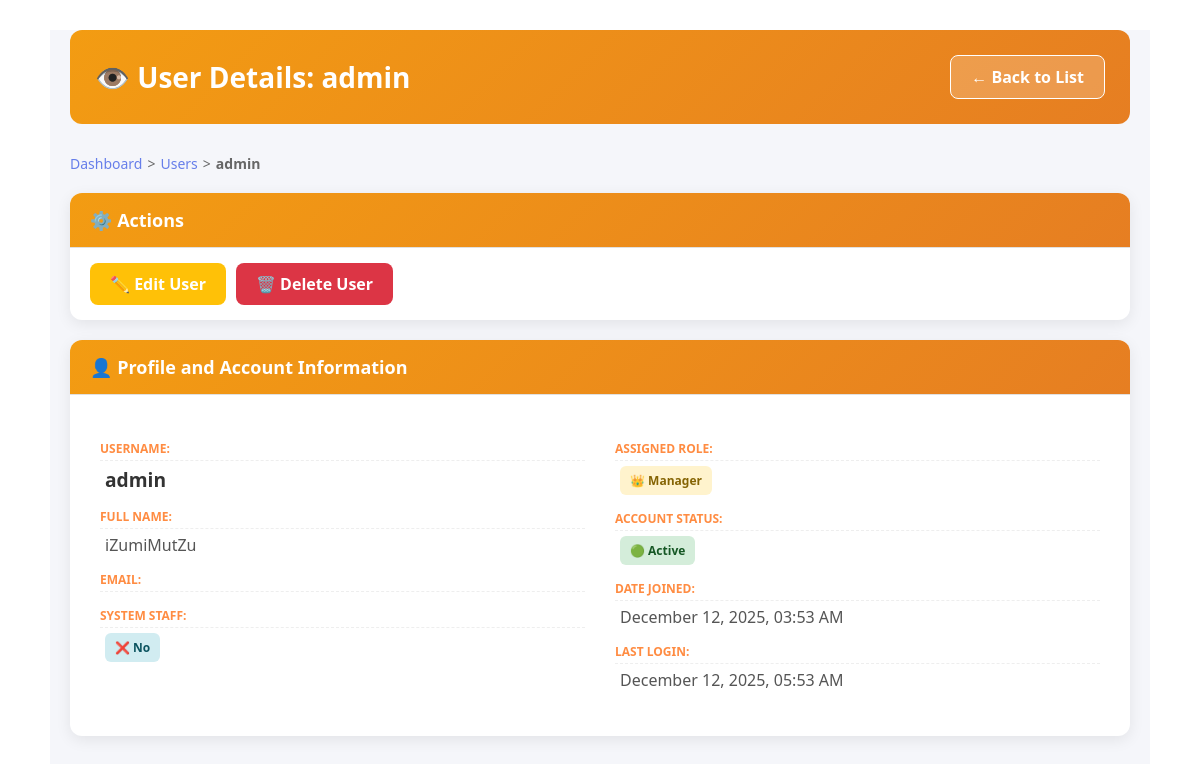
The app's page /users/4/ (signed in), older data.
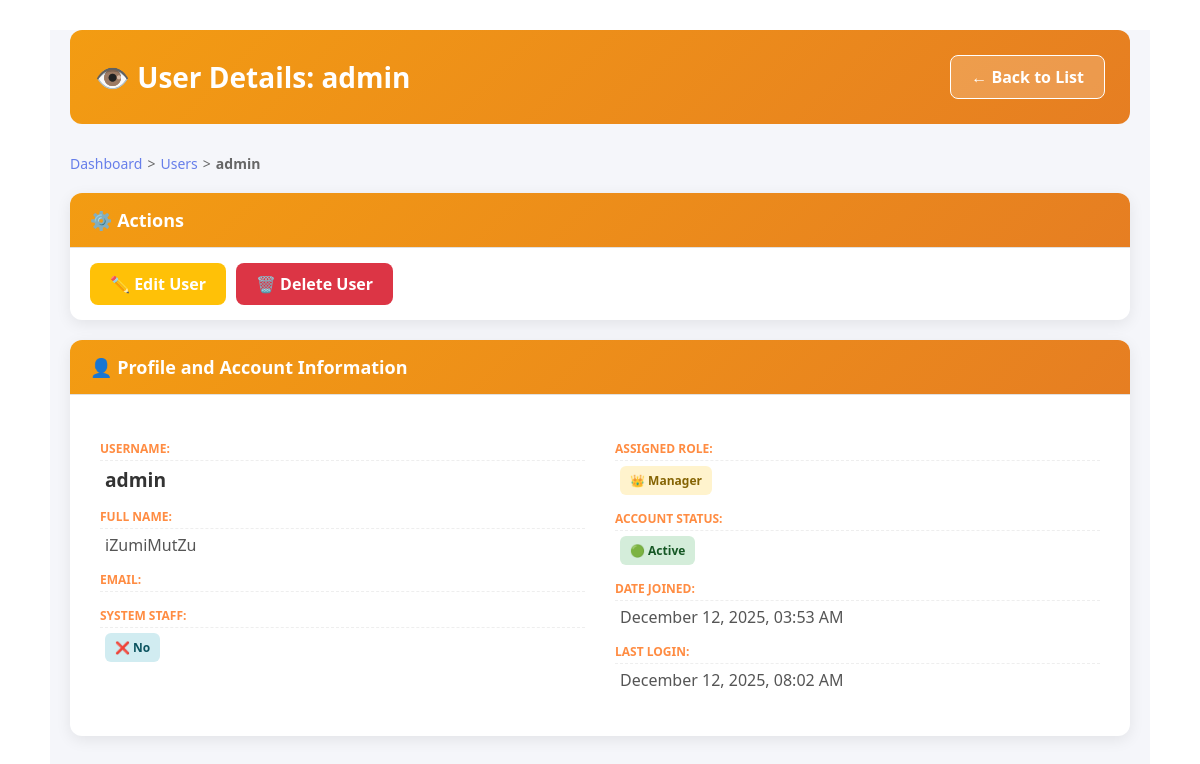
The same page, newer data.
### POS/models.py (models this page shows, shortened)
class CustomUser(AbstractUser):
    phone = models.CharField(max_length=15, blank=True)
    address = models.TextField(blank=True)
    is_cashier = models.BooleanField(default=False)
    is_manager = models.BooleanField(default=False)
    groups = models.ManyToManyField(
        Group,
        verbose_name=('groups'),
        blank=True,
        help_text=(
            'The groups this user belongs to. A user will get all permissions '
            'granted to each of their groups.'
        ),
        related_name="customuser_groups", # <--- UNIQUE RELATED_NAME 1
        related_query_name="customuser",
    )
    user_permissions = models.ManyToManyField(
        Permission,
        verbose_name=('user permissions'),
        blank=True,
        help_text=('Specific permissions for this user.'),
        related_name="customuser_permissions", # <--- UNIQUE RELATED_NAME 2
        related_query_name="customuser",
    )

### POS/views.py (the view)
# urls.py: path('users/<int:user_id>/', views.user_view, name='user_view'),
@login_required(login_url='login')
def user_view(request, user_id):
    if not (request.user.is_staff or request.user.is_manager):
        messages.error(request, 'You do not have permission to view user details.')
        return redirect('dashboard')
    user = get_object_or_404(CustomUser, id=user_id)
    context = {'user': user}
    return render(request, 'POS/user_view.html', context)

### POS/templates/POS/user_view.html (shortened to what the changed rows need)
{% extends 'base.html' %}
{% block content %}
<div style="background: linear-gradient(135deg, #ffffff 0%, #ffffff 100%); min-height: 100vh; padding: 30px 0;">
<div class="pos-container-modern">
    <div style="display: flex; justify-content: space-between; align-items: center; margin-bottom: 30px; background: linear-gradient(135deg, #f39c12 0%, #e67e22 100%); padding: 25px; border-radius: 12px;">
        <h1 style="margin: 0; color: white; font-size: 28px;">👁️ User Details: {{ user.username }}</h1>
        <a href="{% url 'user_list' %}" class="btn-cancel-modern-header">← Back to List</a>
    </div>
    <div class="breadcrumb" style="margin-bottom: 20px; font-size: 14px; color: #666;">
        <a href="{% url 'dashboard' %}" style="color: #667eea; text-decoration: none;">Dashboard</a>
        <span style="margin: 0 5px;">></span>
        <a href="{% url 'user_list' %}" style="color: #667eea; text-decoration: none;">Users</a>
        <span style="margin: 0 5px;">></span>
        <span style="font-weight: 600;">{{ user.username }}</span>
    </div>
    <div class="form-card" style="margin-bottom: 20px;">
        <div class="card-header" style="background: linear-gradient(135deg, #f39c12 0%, #e67e22 100%);">
            <h2 style="margin: 0; display: flex; align-items: center; gap: 10px;">⚙️ Actions</h2>
        </div>
    </div>
    <div class="form-card">
        <div class="card-header" style="background: linear-gradient(135deg, #f39c12 0%, #e67e22 100%);">
            <h2 style="margin: 0; display: flex; align-items: center; gap: 10px;">👤 Profile and Account Information</h2>
        </div>
        <div class="card-body" style="padding: 30px;">
            <div style="display: grid; grid-template-columns: 1fr 1fr; gap: 30px;">
                <div>
                    <p class="detail-label">Username:</p>
                    <p class="detail-value" style="font-weight: 700; color: #333; font-size: 1.2em;">{{ user.username }}</p>
                    <p class="detail-label">Full Name:</p>
                    <p class="detail-value">{{ user.first_name }} {{ user.last_name }}</p>
                    <p class="detail-label">Email:</p>
                    <p class="detail-label">System Staff:</p>
                    <p class="detail-value">
                        {% if user.is_staff %}
                            <span class="badge badge-cashier-modern">✅ Yes</span>
                        {% else %}
                            <span class="badge badge-user-modern">❌ No</span>
                        {% endif %}
                    </p>
                </div>
                <div>
                    <p class="detail-label">Assigned Role:</p>
                    <p class="detail-value">
                        {% if user.is_manager %}
                            <span class="badge badge-manager-modern">👑 Manager</span>
                        {% elif user.is_cashier %}
                            <span class="badge badge-cashier-modern">💵 Cashier</span>
                        {% else %}
                            <span class="badge badge-user-modern">👤 Basic User</span>
                        {% endif %}
                    </p>
                    <p class="detail-label">Account Status:</p>
                    <p class="detail-value">
                        {% if user.is_active %}
                            <span class="badge badge-status-active">🟢 Active</span>
                        {% else %}
                            <span class="badge badge-status-inactive">🔴 Inactive</span>
                        {% endif %}
                    </p>
                    <p class="detail-label">Date Joined:</p>
                    <p class="detail-value">{{ user.date_joined|date:"F j, Y, h:i A" }}</p>
                    <p class="detail-label">Last Login:</p>
                    <p class="detail-value">
                        {% if user.last_login %}
                            {{ user.last_login|date:"F j, Y, h:i A" }}
                        {% else %}
                            N/A
                        {% endif %}
                    </p>
                </div>
            </div>
        </div>
    </div>
</div>
</div>
{% endblock %}

Row changes from the older to the newer data that the page shows:
changed CustomUser "admin": last_login "December 12, 2025, 05:53 AM" → "December 12, 2025, 08:02 AM"
